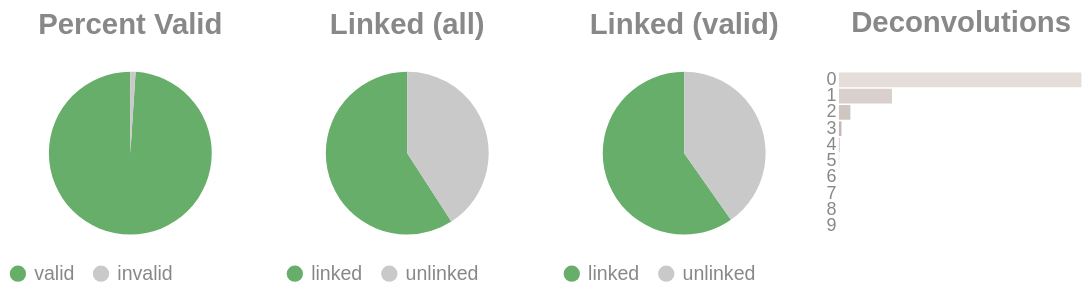

Here is the notebook cell this chart was saved with:
### Code cell
if SKIPLR:
    pass
else:
    clash = Counter()
    for i in valids['molecule'].to_list():
        _mol = i.split("-")
        if len(_mol) == 1:
            clash.update('0')
        else:
            clash.update(_mol[-1])

    _d = {"deconvolutions": [], 'count': []}
    for k,v in clash.items():
        _d['deconvolutions'].append(k)
        _d['count'].append(v)

    tot_valid = valids['reads'].sum()
    mask = valids['reads'] >= 2
    n_linked_reads = valids.filter(mask)['reads'].sum()
    if n_linked_reads == 0:
        print_html("No linked molecules (>=2 reads) were detected; skipping linked-only distributions.")
        SKIPLR = True
    else:
        perc_valid = round(tot_valid / n_reads, 4)
        linked_perc_abs = round(n_linked_reads / n_reads, 4)
        linked_perc = round(n_linked_reads / tot_valid, 4)

    _valid = pl.DataFrame({"valids": ['valid', 'invalid'], "count": [tot_valid, n_reads - tot_valid]})
    _linked_abs = pl.DataFrame({"linked (absolute)": ['linked', 'unlinked'], "count": [n_linked_reads, n_reads - n_linked_reads]})
    _linked_rel = pl.DataFrame({"linked (valids)": ['linked', 'unlinked'], "count": [n_linked_reads, tot_valid - n_linked_reads]})

    (
        alt.hconcat(
            piechart(_valid, goodval = 'valid', title = "Percent Valid"),
            piechart(_linked_abs, goodval = "linked", title =  "Linked (all)"),
            piechart(_linked_rel, goodval = "linked", title =  "Linked (valid)"),
            convolutionbar(pl.DataFrame(_d), title = "Deconvolutions"),
            center = True,
            bounds = 'flush'
        )
        .resolve_scale(color='independent')
        .resolve_legend('independent')
        .properties(usermeta={'embedOptions': {"actions": False}})
    ).display()

### Figure 1 — Vega-Lite specification as saved in the notebook (floating-point values rounded to 4 significant figures)
{"width": "container", "height": 400, "config": {"title": {"anchor": "start", "dy": -15, "fontSize": 18, "color": "#888888", "subtitleColor": "#888888", "subtitleFontSize": 14}, "arc": {"fill": "#0072B2"}, "axis": {"domainColor": "#888888", "domainWidth": 0.5, "gridWidth": 0.2, "grid": false, "titleFontWeight": 400, "titleFontSize": 15, "labelFontSize": 11, "labelColor": "#888888", "tickColor": "#888888", "tickWidth": 0.2, "titleColor": "#888888"}, "axisBand": {"grid": false}, "axisX": {"grid": true, "tickSize": 10, "domainCap": "round"}, "axisY": {"domain": false, "grid": true, "tickSize": 0, "domainCap": "round"}, "background": "transparent", "header": {"labelFontSize": 15, "labelColor": "#888888", "titleFontSize": 15, "titleFontWeight": 600, "titleColor": "#888888"}, "legend": {"labelFont": "sans-serif", "labelFontSize": 12, "labelColor": "#888888", "symbolSize": 100, "symbolType": "circle", "titleFontSize": 12, "titlePadding": 10, "titleColor": "#888888", "title": null}, "range": {"category": ["#E69F00", "#56B4E9", "#009E73", "#F0E442", "#0072B2", "#D55E00", "#CC79A7", "#000000"], "diverging": ["#cfe8f3", "#a2d4ec", "#73bfe2", "#46abdb", "#1696d2", "#12719e"]}, "area": {"fill": "#0072B2", "fillOpacity": 0.7, "line": true, "strokeOpacity": 0.7}, "line": {"color": "#0072B2", "stroke": "#0072B2", "strokeWidth": 2}, "trail": {"color": "#0072B2", "stroke": "#0072B2", "strokeWidth": 0, "size": 1}, "point": {"filled": true, "fillOpacity": 1.0, "size": 95}, "text": {"color": "#888888", "fontSize": 11, "align": "right", "fontWeight": 400, "size": 11}, "bar": {"fill": "#0072B2", "stroke": null}, "view": {"stroke": null, "continuousWidth": 660, "continuousHeight": 400}}, "hconcat": [{"data": {"name": "data-2f394801345225a4bfb46fd3137d63a5"}, "mark": {"type": "arc"}, "encoding": {"color": {"field": "valids", "legend": {"orient": "bottom", "title": null}, "scale": {"domain": ["valid", "invalid"], "range": ["#68ae6b", "#C9C9C9"]}, "title": "Valids", "type": "nominal"}, "theta": {"field": "count", "type": "quantitative"}, "tooltip": [{"field": "valids", "title": "Valids", "type": "ordinal"}, {"field": "percent", "format": ".2%", "title": "Percent", "type": "quantitative"}, {"field": "count", "title": "Count", "type": "quantitative"}]}, "height": 100, "title": {"text": "Percent Valid", "align": "center", "anchor": "middle"}, "transform": [{"calculate": "datum.count / 13983906", "as": "percent"}], "width": 150}, {"data": {"name": "data-db28bcf49abd1c871c1b101461dc6767"}, "mark": {"type": "arc"}, "encoding": {"color": {"field": "linked (absolute)", "legend": {"orient": "bottom", "title": null}, "scale": {"domain": ["linked", "unlinked"], "range": ["#68ae6b", "#C9C9C9"]}, "title": "Linked (Absolute)", "type": "nominal"}, "theta": {"field": "count", "type": "quantitative"}, "tooltip": [{"field": "linked (absolute)", "title": "Linked (Absolute)", "type": "ordinal"}, {"field": "percent", "format": ".2%", "title": "Percent", "type": "quantitative"}, {"field": "count", "title": "Count", "type": "quantitative"}]}, "height": 100, "title": {"text": "Linked (all)", "align": "center", "anchor": "middle"}, "transform": [{"calculate": "datum.count / 13983906", "as": "percent"}], "width": 150}, {"data": {"name": "data-96e70f7d62b90143daa54f215a27cf23"}, "mark": {"type": "arc"}, "encoding": {"color": {"field": "linked (valids)", "legend": {"orient": "bottom", "title": null}, "scale": {"domain": ["linked", "unlinked"], "range": ["#68ae6b", "#C9C9C9"]}, "title": "Linked (Valids)", "type": "nominal"}, "theta": {"field": "count", "type": "quantitative"}, "tooltip": [{"field": "linked (valids)", "title": "Linked (Valids)", "type": "ordinal"}, {"field": "percent", "format": ".2%", "title": "Percent", "type": "quantitative"}, {"field": "count", "title": "Count", "type": "quantitative"}]}, "height": 100, "title": {"text": "Linked (valid)", "align": "center", "anchor": "middle"}, "transform": [{"calculate": "datum.count / 13838678", "as": "percent"}], "width": 150}, {"data": {"name": "data-30ecd2c0a4fffdfbd003ac1e701dd482"}, "mark": {"type": "bar"}, "encoding": {"color": {"field": "deconvolutions", "legend": null, "scale": {"scheme": "lightgreyred"}, "type": "nominal"}, "tooltip": [{"field": "deconvolutions", "title": "Deconvolutions", "type": "ordinal"}, {"field": "percent", "format": ".2%", "title": "Percent", "type": "quantitative"}, {"field": "count", "title": "Count", "type": "quantitative"}], "x": {"axis": null, "field": "count", "type": "quantitative"}, "y": {"field": "deconvolutions", "sort": "ascending", "title": null, "type": "nominal"}}, "height": 100, "title": {"text": "Deconvolutions", "align": "center", "anchor": "middle"}, "transform": [{"calculate": "datum.count / 8256407", "as": "percent"}], "width": 150}], "bounds": "flush", "center": true, "resolve": {"legend": {"angle": "independent"}, "scale": {"color": "independent"}}, "usermeta": {"embedOptions": {"actions": false}}, "$schema": "https://vega.github.io/schema/vega-lite/v6.4.1.json", "datasets": {"data-2f394801345225a4bfb46fd3137d63a5": [{"valids": "valid", "count": 13838678}, {"valids": "invalid", "count": 145228}], "data-db28bcf49abd1c871c1b101461dc6767": [{"linked (absolute)": "linked", "count": 8265890}, {"linked (absolute)": "unlinked", "count": 5718016}], "data-96e70f7d62b90143daa54f215a27cf23": [{"linked (valids)": "linked", "count": 8265890}, {"linked (valids)": "unlinked", "count": 5572788}], "data-30ecd2c0a4fffdfbd003ac1e701dd482": [{"deconvolutions": "0", "count": 6450025}, {"deconvolutions": "1", "count": 1412584}, {"deconvolutions": "2", "count": 304858}, {"deconvolutions": "3", "count": 67238}, {"deconvolutions": "4", "count": 15723}, {"deconvolutions": "5", "count": 4091}, {"deconvolutions": "6", "count": 1223}, {"deconvolutions": "7", "count": 401}, {"deconvolutions": "8", "count": 185}, {"deconvolutions": "9", "count": 79}]}}
